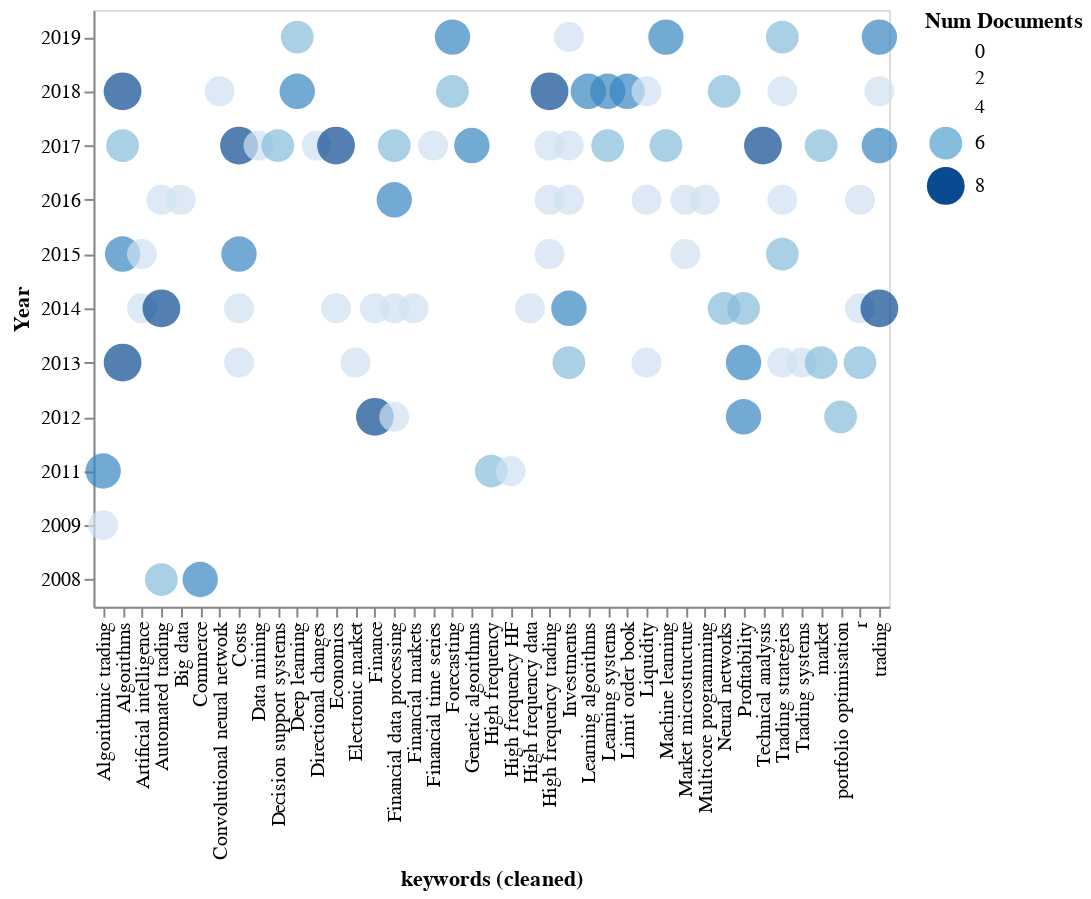

Notebook source saved alongside this figure:
### Code cell
rdf.term_by_term( 
    termA='keywords (cleaned)', 
    termB='Year', 
    sepA=';', 
    sepB=None, 
    minmax=(5,8)).circleplot_in_altair(ascendingA=True, ascendingB=False)

### Figure 1 — Vega-Lite specification as saved in the notebook (floating-point values rounded to 4 significant figures)
{"$schema": "https://vega.github.io/schema/vega-lite/v3.4.0.json", "config": {"mark": {"tooltip": null}, "view": {"height": 300, "width": 400}}, "data": {"name": "data-8575c7e3e7244d704a83ee1d22c009a3"}, "datasets": {"data-8575c7e3e7244d704a83ee1d22c009a3": [{"Num Documents": 5, "Year": 2009, "keywords (cleaned)": "Algorithmic trading"}, {"Num Documents": 7, "Year": 2011, "keywords (cleaned)": "Algorithmic trading"}, {"Num Documents": 8, "Year": 2013, "keywords (cleaned)": "Algorithms"}, {"Num Documents": 7, "Year": 2015, "keywords (cleaned)": "Algorithms"}, {"Num Documents": 6, "Year": 2017, "keywords (cleaned)": "Algorithms"}, {"Num Documents": 8, "Year": 2018, "keywords (cleaned)": "Algorithms"}, {"Num Documents": 5, "Year": 2014, "keywords (cleaned)": "Artificial intelligence"}, {"Num Documents": 5, "Year": 2015, "keywords (cleaned)": "Artificial intelligence"}, {"Num Documents": 6, "Year": 2008, "keywords (cleaned)": "Automated trading"}, {"Num Documents": 8, "Year": 2014, "keywords (cleaned)": "Automated trading"}, {"Num Documents": 5, "Year": 2016, "keywords (cleaned)": "Automated trading"}, {"Num Documents": 5, "Year": 2016, "keywords (cleaned)": "Big data"}, {"Num Documents": 7, "Year": 2008, "keywords (cleaned)": "Commerce"}, {"Num Documents": 5, "Year": 2018, "keywords (cleaned)": "Convolutional neural network"}, {"Num Documents": 5, "Year": 2013, "keywords (cleaned)": "Costs"}, {"Num Documents": 5, "Year": 2014, "keywords (cleaned)": "Costs"}, {"Num Documents": 7, "Year": 2015, "keywords (cleaned)": "Costs"}, {"Num Documents": 8, "Year": 2017, "keywords (cleaned)": "Costs"}, {"Num Documents": 5, "Year": 2017, "keywords (cleaned)": "Data mining"}, {"Num Documents": 6, "Year": 2017, "keywords (cleaned)": "Decision support systems"}, {"Num Documents": 7, "Year": 2018, "keywords (cleaned)": "Deep learning"}, {"Num Documents": 6, "Year": 2019, "keywords (cleaned)": "Deep learning"}, {"Num Documents": 5, "Year": 2017, "keywords (cleaned)": "Directional changes"}, {"Num Documents": 5, "Year": 2014, "keywords (cleaned)": "Economics"}, {"Num Documents": 8, "Year": 2017, "keywords (cleaned)": "Economics"}, {"Num Documents": 5, "Year": 2013, "keywords (cleaned)": "Electronic market"}, {"Num Documents": 8, "Year": 2012, "keywords (cleaned)": "Finance"}, {"Num Documents": 5, "Year": 2014, "keywords (cleaned)": "Finance"}, {"Num Documents": 5, "Year": 2012, "keywords (cleaned)": "Financial data processing"}, {"Num Documents": 5, "Year": 2014, "keywords (cleaned)": "Financial data processing"}, {"Num Documents": 7, "Year": 2016, "keywords (cleaned)": "Financial data processing"}, {"Num Documents": 6, "Year": 2017, "keywords (cleaned)": "Financial data processing"}, {"Num Documents": 5, "Year": 2014, "keywords (cleaned)": "Financial markets"}, {"Num Documents": 5, "Year": 2017, "keywords (cleaned)": "Financial time series"}, {"Num Documents": 6, "Year": 2018, "keywords (cleaned)": "Forecasting"}, {"Num Documents": 7, "Year": 2019, "keywords (cleaned)": "Forecasting"}, {"Num Documents": 7, "Year": 2017, "keywords (cleaned)": "Genetic algorithms"}, {"Num Documents": 6, "Year": 2011, "keywords (cleaned)": "High frequency"}, {"Num Documents": 5, "Year": 2011, "keywords (cleaned)": "High frequency HF"}, {"Num Documents": 5, "Year": 2014, "keywords (cleaned)": "High frequency data"}, {"Num Documents": 5, "Year": 2015, "keywords (cleaned)": "High frequency trading"}, {"Num Documents": 5, "Year": 2016, "keywords (cleaned)": "High frequency trading"}, {"Num Documents": 5, "Year": 2017, "keywords (cleaned)": "High frequency trading"}, {"Num Documents": 8, "Year": 2018, "keywords (cleaned)": "High frequency trading"}, {"Num Documents": 6, "Year": 2013, "keywords (cleaned)": "Investments"}, {"Num Documents": 7, "Year": 2014, "keywords (cleaned)": "Investments"}, {"Num Documents": 5, "Year": 2016, "keywords (cleaned)": "Investments"}, {"Num Documents": 5, "Year": 2017, "keywords (cleaned)": "Investments"}, {"Num Documents": 5, "Year": 2019, "keywords (cleaned)": "Investments"}, {"Num Documents": 7, "Year": 2018, "keywords (cleaned)": "Learning algorithms"}, {"Num Documents": 6, "Year": 2017, "keywords (cleaned)": "Learning systems"}, {"Num Documents": 7, "Year": 2018, "keywords (cleaned)": "Learning systems"}, {"Num Documents": 7, "Year": 2018, "keywords (cleaned)": "Limit order book"}, {"Num Documents": 5, "Year": 2013, "keywords (cleaned)": "Liquidity"}, {"Num Documents": 5, "Year": 2016, "keywords (cleaned)": "Liquidity"}, {"Num Documents": 5, "Year": 2018, "keywords (cleaned)": "Liquidity"}, {"Num Documents": 6, "Year": 2017, "keywords (cleaned)": "Machine learning"}, {"Num Documents": 7, "Year": 2019, "keywords (cleaned)": "Machine learning"}, {"Num Documents": 5, "Year": 2015, "keywords (cleaned)": "Market microstructure"}, {"Num Documents": 5, "Year": 2016, "keywords (cleaned)": "Market microstructure"}, {"Num Documents": 5, "Year": 2016, "keywords (cleaned)": "Multicore programming"}, {"Num Documents": 6, "Year": 2014, "keywords (cleaned)": "Neural networks"}, {"Num Documents": 6, "Year": 2018, "keywords (cleaned)": "Neural networks"}, {"Num Documents": 7, "Year": 2012, "keywords (cleaned)": "Profitability"}, {"Num Documents": 7, "Year": 2013, "keywords (cleaned)": "Profitability"}, {"Num Documents": 6, "Year": 2014, "keywords (cleaned)": "Profitability"}, {"Num Documents": 8, "Year": 2017, "keywords (cleaned)": "Technical analysis"}, {"Num Documents": 5, "Year": 2013, "keywords (cleaned)": "Trading strategies"}, {"Num Documents": 6, "Year": 2015, "keywords (cleaned)": "Trading strategies"}, {"Num Documents": 5, "Year": 2016, "keywords (cleaned)": "Trading strategies"}, {"Num Documents": 5, "Year": 2018, "keywords (cleaned)": "Trading strategies"}, {"Num Documents": 6, "Year": 2019, "keywords (cleaned)": "Trading strategies"}, {"Num Documents": 5, "Year": 2013, "keywords (cleaned)": "Trading systems"}, {"Num Documents": 6, "Year": 2013, "keywords (cleaned)": "market"}, {"Num Documents": 6, "Year": 2017, "keywords (cleaned)": "market"}, {"Num Documents": 6, "Year": 2012, "keywords (cleaned)": "portfolio optimisation"}, {"Num Documents": 6, "Year": 2013, "keywords (cleaned)": "r"}, {"Num Documents": 5, "Year": 2014, "keywords (cleaned)": "r"}, {"Num Documents": 5, "Year": 2016, "keywords (cleaned)": "r"}, {"Num Documents": 8, "Year": 2014, "keywords (cleaned)": "trading"}, {"Num Documents": 7, "Year": 2017, "keywords (cleaned)": "trading"}, {"Num Documents": 5, "Year": 2018, "keywords (cleaned)": "trading"}, {"Num Documents": 7, "Year": 2019, "keywords (cleaned)": "trading"}]}, "encoding": {"color": {"field": "Num Documents", "type": "quantitative"}, "size": {"field": "Num Documents", "type": "quantitative"}, "x": {"axis": {"labelAngle": 270}, "field": "keywords (cleaned)", "sort": "ascending", "type": "nominal"}, "y": {"field": "Year", "sort": "descending", "type": "nominal"}}, "mark": "circle"}
